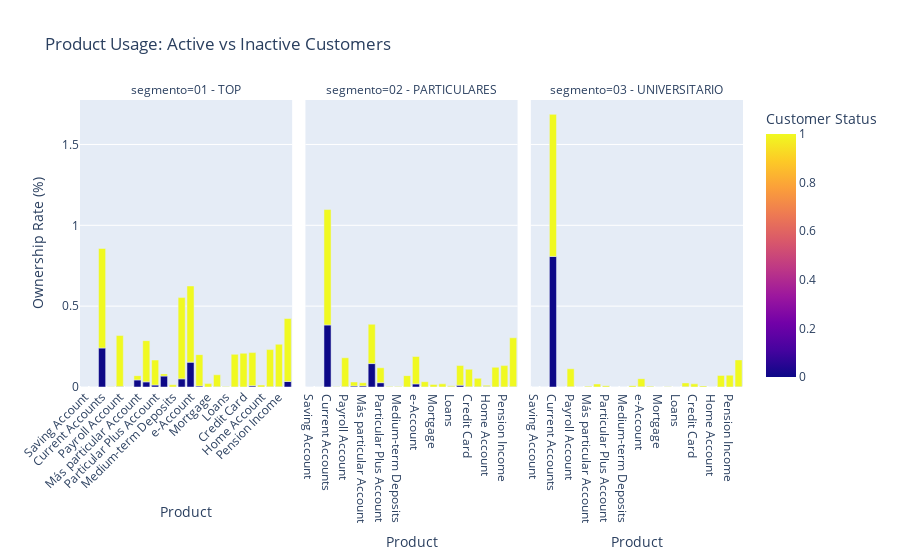

This figure's notebook cell:
### Code cell
import plotly.express as px


df_train = df_train.dropna(subset = 'ind_actividad_cliente')
df_train['ind_actividad_cliente'] = df_train['ind_actividad_cliente'].astype(int)
df_product_segment_relation2 = df_train.groupby(['segmento','ind_actividad_cliente'])[ult1_columns].mean()


df_melted2 = df_product_segment_relation2.reset_index().melt(
    id_vars=['segmento','ind_actividad_cliente'],
    var_name='product',
    value_name='ownership_rate'
)
df_melted2['product'] = df_melted2['product'].map(product_labels)

fig = px.bar(
    df_melted2, 
    x='product', 
    y='ownership_rate', 
    color='ind_actividad_cliente',
    barmode='group',
    facet_col='segmento',
    title='Product Usage: Active vs Inactive Customers',
    labels={
        'product': 'Product',
        'count': 'Number of Customers',
        'ind_actividad_cliente': 'Customer Status',
        'ownership_rate':'Ownership Rate (%)'
    },
)

fig.update_layout(xaxis_tickangle=-45)
fig.show()

### Figure 1 — Plotly figure (JSON) as saved in the notebook; plotly's stock layout.template omitted (floating-point values rounded to 4 significant figures)
{"data": [{"alignmentgroup": "True", "hovertemplate": "segmento=01 - TOP<br>Product=%{x}<br>Ownership Rate (%)=%{y}<br>Customer Status=%{marker.color}<extra></extra>", "legendgroup": "", "marker": {"color": [0, 1, 0, 1, 0, 1, 0, 1, 0, 1, 0, 1, 0, 1, 0, 1, 0, 1, 0, 1, 0, 1, 0, 1, 0, 1, 0, 1, 0, 1, 0, 1, 0, 1, 0, 1, 0, 1, 0, 1, 0, 1, 0, 1, 0, 1, 0, 1], "coloraxis": "coloraxis", "pattern": {"shape": ""}}, "name": "", "offsetgroup": "", "orientation": "v", "showlegend": false, "textposition": "auto", "type": "bar", "x": ["Saving Account", "Saving Account", "Guarantees", "Guarantees", "Current Accounts", "Current Accounts", "Derivada Account", "Derivada Account", "Payroll Account", "Payroll Account", "Junior Account", "Junior Account", "Más particular Account", "Más particular Account", "Particular Account", "Particular Account", "Particular Plus Account", "Particular Plus Account", "Short-term Deposits", "Short-term Deposits", "Medium-term Deposits", "Medium-term Deposits", "Long-term Deposits", "Long-term Deposits", "e-Account", "e-Account", "Funds", "Funds", "Mortgage", "Mortgage", "Pensions", "Pensions", "Loans", "Loans", "Taxes", "Taxes", "Credit Card", "Credit Card", "Securities", "Securities", "Home Account", "Home Account", "Payroll", "Payroll", "Pension Income", "Pension Income", "Direct Debit", "Direct Debit"], "xaxis": "x", "y": [0, 0.0002078, 0, 0.0002313, 0.241, 0.6159, 0, 0.001883, 0.003521, 0.3147, 0, 0.0002277, 0.04373, 0.02632, 0.0318, 0.2547, 0.01204, 0.1548, 0.06758, 0.01341, 0, 0.0136, 0.05043, 0.5024, 0.1538, 0.4711, 0.006134, 0.1941, 0, 0.02103, 0.001363, 0.07411, 0.0002272, 0.002386, 0.0005679, 0.2015, 0.0002272, 0.2086, 0.007497, 0.2052, 0.0001136, 0.01179, 0.001249, 0.2302, 0.001363, 0.2629, 0.0343, 0.3892], "yaxis": "y"}, {"alignmentgroup": "True", "hovertemplate": "segmento=02 - PARTICULARES<br>Product=%{x}<br>Ownership Rate (%)=%{y}<br>Customer Status=%{marker.color}<extra></extra>", "legendgroup": "", "marker": {"color": [0, 1, 0, 1, 0, 1, 0, 1, 0, 1, 0, 1, 0, 1, 0, 1, 0, 1, 0, 1, 0, 1, 0, 1, 0, 1, 0, 1, 0, 1, 0, 1, 0, 1, 0, 1, 0, 1, 0, 1, 0, 1, 0, 1, 0, 1, 0, 1], "coloraxis": "coloraxis", "pattern": {"shape": ""}}, "name": "", "offsetgroup": "", "orientation": "v", "showlegend": false, "textposition": "auto", "type": "bar", "x": ["Saving Account", "Saving Account", "Guarantees", "Guarantees", "Current Accounts", "Current Accounts", "Derivada Account", "Derivada Account", "Payroll Account", "Payroll Account", "Junior Account", "Junior Account", "Más particular Account", "Más particular Account", "Particular Account", "Particular Account", "Particular Plus Account", "Particular Plus Account", "Short-term Deposits", "Short-term Deposits", "Medium-term Deposits", "Medium-term Deposits", "Long-term Deposits", "Long-term Deposits", "e-Account", "e-Account", "Funds", "Funds", "Mortgage", "Mortgage", "Pensions", "Pensions", "Loans", "Loans", "Taxes", "Taxes", "Credit Card", "Credit Card", "Securities", "Securities", "Home Account", "Home Account", "Payroll", "Payroll", "Pension Income", "Pension Income", "Direct Debit", "Direct Debit"], "xaxis": "x2", "y": [9.553e-05, 0.0002156, 0, 4.469e-05, 0.3835, 0.714, 0.0001262, 0.0009012, 0.002113, 0.1786, 0.005867, 0.02517, 0.006853, 0.01956, 0.1448, 0.2432, 0.02657, 0.09235, 0.0004478, 0.003191, 1.89e-05, 0.003474, 0.0005507, 0.06968, 0.01912, 0.1696, 0.0004217, 0.0324, 5.006e-05, 0.01598, 0.0001732, 0.0194, 0.001603, 0.006316, 0.01087, 0.1218, 0.0008376, 0.1088, 0.000856, 0.05282, 0.002983, 0.00804, 0.0004368, 0.1214, 0.0005206, 0.1317, 0.001626, 0.3026], "yaxis": "y2"}, {"alignmentgroup": "True", "hovertemplate": "segmento=03 - UNIVERSITARIO<br>Product=%{x}<br>Ownership Rate (%)=%{y}<br>Customer Status=%{marker.color}<extra></extra>", "legendgroup": "", "marker": {"color": [0, 1, 0, 1, 0, 1, 0, 1, 0, 1, 0, 1, 0, 1, 0, 1, 0, 1, 0, 1, 0, 1, 0, 1, 0, 1, 0, 1, 0, 1, 0, 1, 0, 1, 0, 1, 0, 1, 0, 1, 0, 1, 0, 1, 0, 1, 0, 1], "coloraxis": "coloraxis", "pattern": {"shape": ""}}, "name": "", "offsetgroup": "", "orientation": "v", "showlegend": false, "textposition": "auto", "type": "bar", "x": ["Saving Account", "Saving Account", "Guarantees", "Guarantees", "Current Accounts", "Current Accounts", "Derivada Account", "Derivada Account", "Payroll Account", "Payroll Account", "Junior Account", "Junior Account", "Más particular Account", "Más particular Account", "Particular Account", "Particular Account", "Particular Plus Account", "Particular Plus Account", "Short-term Deposits", "Short-term Deposits", "Medium-term Deposits", "Medium-term Deposits", "Long-term Deposits", "Long-term Deposits", "e-Account", "e-Account", "Funds", "Funds", "Mortgage", "Mortgage", "Pensions", "Pensions", "Loans", "Loans", "Taxes", "Taxes", "Credit Card", "Credit Card", "Securities", "Securities", "Home Account", "Home Account", "Payroll", "Payroll", "Pension Income", "Pension Income", "Direct Debit", "Direct Debit"], "xaxis": "x3", "y": [0, 0, 0, 0, 0.8075, 0.8787, 2.023e-06, 2.576e-05, 0.001676, 0.1108, 6.068e-06, 4.204e-05, 0.0001344, 0.005229, 0.0003751, 0.01836, 6.646e-05, 0.008259, 2.803e-05, 0.0003668, 0, 0.0003051, 1.185e-05, 0.008424, 0.0009614, 0.05038, 4.334e-06, 0.004567, 0, 0.0007139, 5.779e-06, 0.001214, 0, 0.0002407, 0.001449, 0.02393, 3.323e-05, 0.01958, 1.878e-05, 0.006849, 1.098e-05, 0.0002848, 0.0001323, 0.07141, 0.0001349, 0.073, 0.001306, 0.1663], "yaxis": "y3"}], "layout": {"annotations": [{"font": {}, "showarrow": false, "text": "segmento=01 - TOP", "x": 0.16, "xanchor": "center", "xref": "paper", "y": 1, "yanchor": "bottom", "yref": "paper"}, {"font": {}, "showarrow": false, "text": "segmento=02 - PARTICULARES", "x": 0.5, "xanchor": "center", "xref": "paper", "y": 1, "yanchor": "bottom", "yref": "paper"}, {"font": {}, "showarrow": false, "text": "segmento=03 - UNIVERSITARIO", "x": 0.84, "xanchor": "center", "xref": "paper", "y": 1, "yanchor": "bottom", "yref": "paper"}], "barmode": "group", "coloraxis": {"colorbar": {"title": {"text": "Customer Status"}}, "colorscale": [[0, "#0d0887"], [0.1111, "#46039f"], [0.2222, "#7201a8"], [0.3333, "#9c179e"], [0.4444, "#bd3786"], [0.5556, "#d8576b"], [0.6667, "#ed7953"], [0.7778, "#fb9f3a"], [0.8889, "#fdca26"], [1, "#f0f921"]]}, "legend": {"tracegroupgap": 0}, "title": {"text": "Product Usage: Active vs Inactive Customers"}, "xaxis": {"anchor": "y", "domain": [0, 0.32], "tickangle": -45, "title": {"text": "Product"}}, "xaxis2": {"anchor": "y2", "domain": [0.34, 0.66], "matches": "x", "title": {"text": "Product"}}, "xaxis3": {"anchor": "y3", "domain": [0.68, 1.0], "matches": "x", "title": {"text": "Product"}}, "yaxis": {"anchor": "x", "domain": [0, 1], "title": {"text": "Ownership Rate (%)"}}, "yaxis2": {"anchor": "x2", "domain": [0, 1], "matches": "y", "showticklabels": false}, "yaxis3": {"anchor": "x3", "domain": [0, 1], "matches": "y", "showticklabels": false}}}
